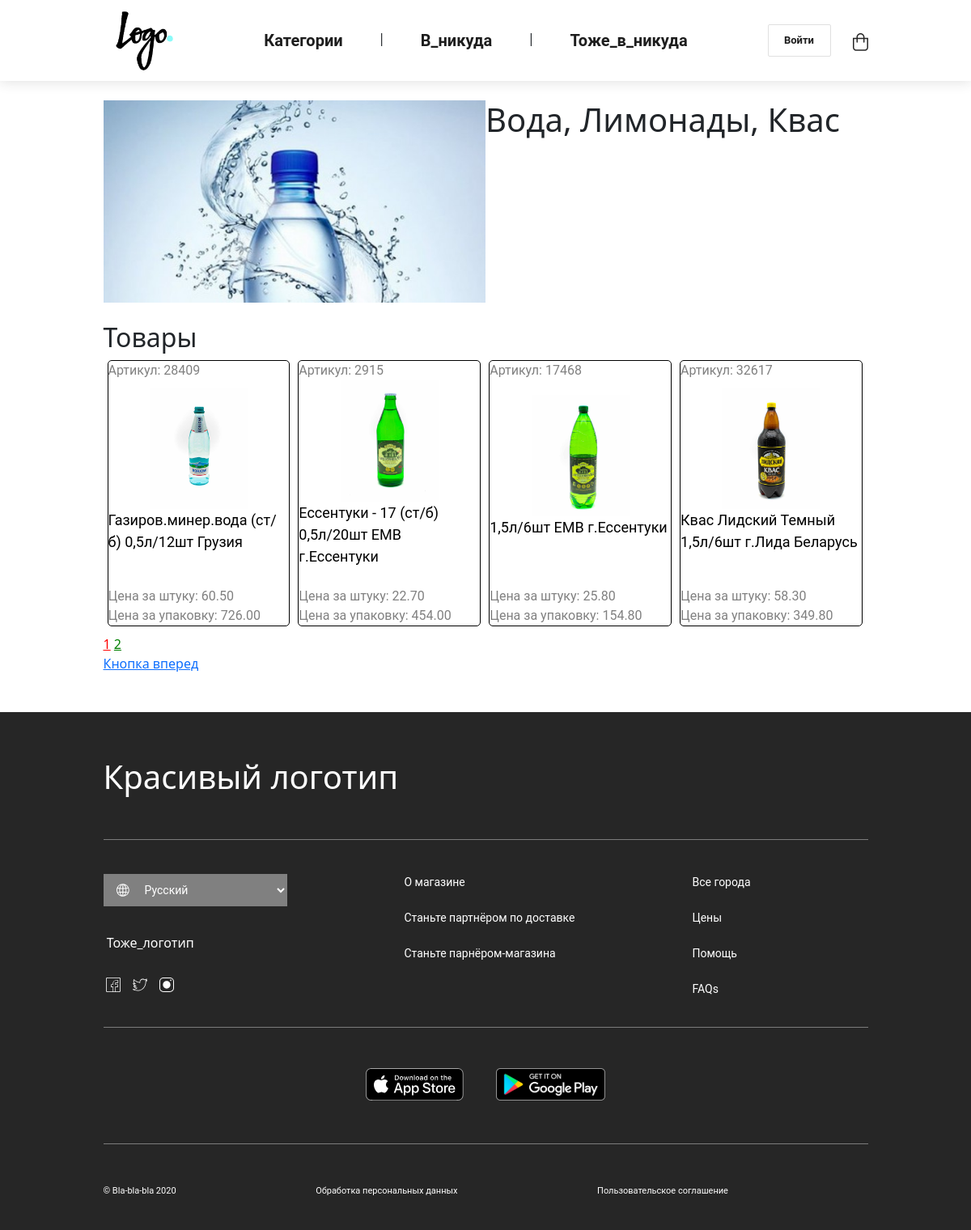
Page /category/water on the committed database.
### main/models.py (models this page shows, shortened)
class Category(models.Model):
    title = models.CharField(max_length=150, verbose_name='Название категории')
    slug = models.SlugField(max_length=150, unique=True, verbose_name='Слаг')
    photo = models.ImageField(upload_to='category_photos/', verbose_name='Фото')
    is_published = models.BooleanField(default=True, verbose_name='Публикация')
    views = models.IntegerField(default=0, verbose_name='Просмотры')
    class Meta:
        verbose_name = "Категория"
        verbose_name_plural = "Категории"
        ordering = ['title']

class Product(models.Model):
    title = models.CharField(max_length=150, verbose_name='Название')
    article = models.IntegerField(verbose_name='Артикул', unique=True)
    description = models.TextField(verbose_name='Описание', blank=True)
    category = models.ForeignKey(Category, on_delete=models.CASCADE, verbose_name='Категория')
    main_image = models.ImageField(verbose_name='Главное изображение', upload_to='product_photo/', blank=True)
    price_unit = models.DecimalField(max_digits=9, decimal_places=2, verbose_name='Цена за штуку')
    price_pack = models.DecimalField(max_digits=9, decimal_places=2, verbose_name='Цена за упаковку', blank=True)
    created_at = models.DateTimeField(auto_now_add=True, verbose_name='Дата добавления')
    update_at = models.DateTimeField(auto_now=True, verbose_name='Дата обновления')
    is_published = models.BooleanField(default=True, verbose_name='Публикация')
    views = models.IntegerField(default=0, verbose_name='Кол-во просмотров')
    class Meta:
        verbose_name = "Товар"
        verbose_name_plural = "Товары"
        ordering = ['-views']

### main/views.py (the view)
# urls.py: path('category/', categories, name='categories'),
def category(request, slug):
    category = Category.objects.get(slug=slug)
    all_products = Product.objects.filter(category=category, is_published=True)
    if request.GET.get('page') == None:
        category.views = F('views') + 1
    category.save()
    paginator = Paginator(all_products, 4)
    page_num = request.GET.get('page', 1)
    page_obj = paginator.get_page(page_num)
    context = {'category': category, 'page_obj': page_obj}
    return render(request, 'main/category.html', context)

### main/templates/main/category.html (shortened to what this page needs)
{% extends "base.html" %}
{% load static %}
{% block for_connect_another %}<link rel="stylesheet" href="{% static 'main/css/caregory.css' %}">{% endblock%}
{% block content %}
<div class="category_title">
    <img src="{{ category.photo.url }}" alt="">
    <h1>{{category.title}}</h1>
</div>
<br>
<h2>Товары</h2>
<div class="category_products">
    {% for product in page_obj %}
        <div class="category_product">
            <div class="articl">Артикул: {{ product.article }}</div>
            <a href="/product/{{ product.pk }}">
                <div class="product_img"><img src="{{ product.main_image.url }}" alt=""></div>
                <div class="product_title">{{product.title}}</div>
            </a>
            <br>
            <div class="prices">
                <div>Цена за штуку: {{ product.price_unit }}</div>
                <div>Цена за упаковку: {{ product.price_pack }}</div>
            </div>
        </div>
    {% endfor %}
</div>
<div>
    {% for i in page_obj.paginator.page_range %}
      {% if i == page_obj.number %}
        <a href="?page={{ i }}" style=color:red;>{{ i }}</a>
      {% elif i > page_obj.number|add:-3 and i < page_obj.number|add:3 %}
        <a href="?page={{ i }}" style=color:green;>{{ i }}</a>
      {% endif %}
    {% endfor %}
  </div>
<div>
  {% if page_obj.has_next %}
    <a href="?page={{ page_obj.next_page_number }}">Кнопка вперед</a>
  {% endif %}
</div>
{% endblock%}

### internet_shop/static/css/base.css (style rules this page uses)
body { margin: 0px; }

### main/static/main/css/caregory.css (style rules this page uses)
.category_title { display: flex; flex-direction: row; flex-wrap: nowrap; }
.category_title img { width: 50%; }
.category_products { display: flex; flex-direction: row; flex-wrap: wrap; }
.category_product { width: 23.9%; margin: 0px 5px; margin-bottom: 10px; font-family: Roboto; font-style: normal; font-weight: normal; border: 1px solid black; border-radius: 5px; display: flex; flex-direction: column; justify-content: space-between; }
.category_product .articl, .prices { color: gray; }
.category_product a { text-decoration: none; color: black; font-size: 18px; }
.product_img { text-align: center; }
.product_img img { height: 150px; }

### rows in the picture
Category: photo (picture), title "Вода, Лимонады, Квас"
Product: article "28409", main_image (picture), title "Газиров.минер.вода (ст/б) 0,5л/12шт Грузия", price_unit "60.50", price_pack "726.00"
Product: article "2915", main_image (picture), title "Ессентуки - 17 (ст/б) 0,5л/20шт ЕМВ г.Ессентуки", price_unit "22.70", price_pack "454.00"
Product: article "17468", main_image (picture), title "1,5л/6шт ЕМВ г.Ессентуки", price_unit "25.80", price_pack "154.80"
Product: article "32617", main_image (picture), title "Квас Лидский Темный 1,5л/6шт г.Лида Беларусь", price_unit "58.30", price_pack "349.80"

### other values in the picture
{{ i }} "1"
{{ i }} "2"
